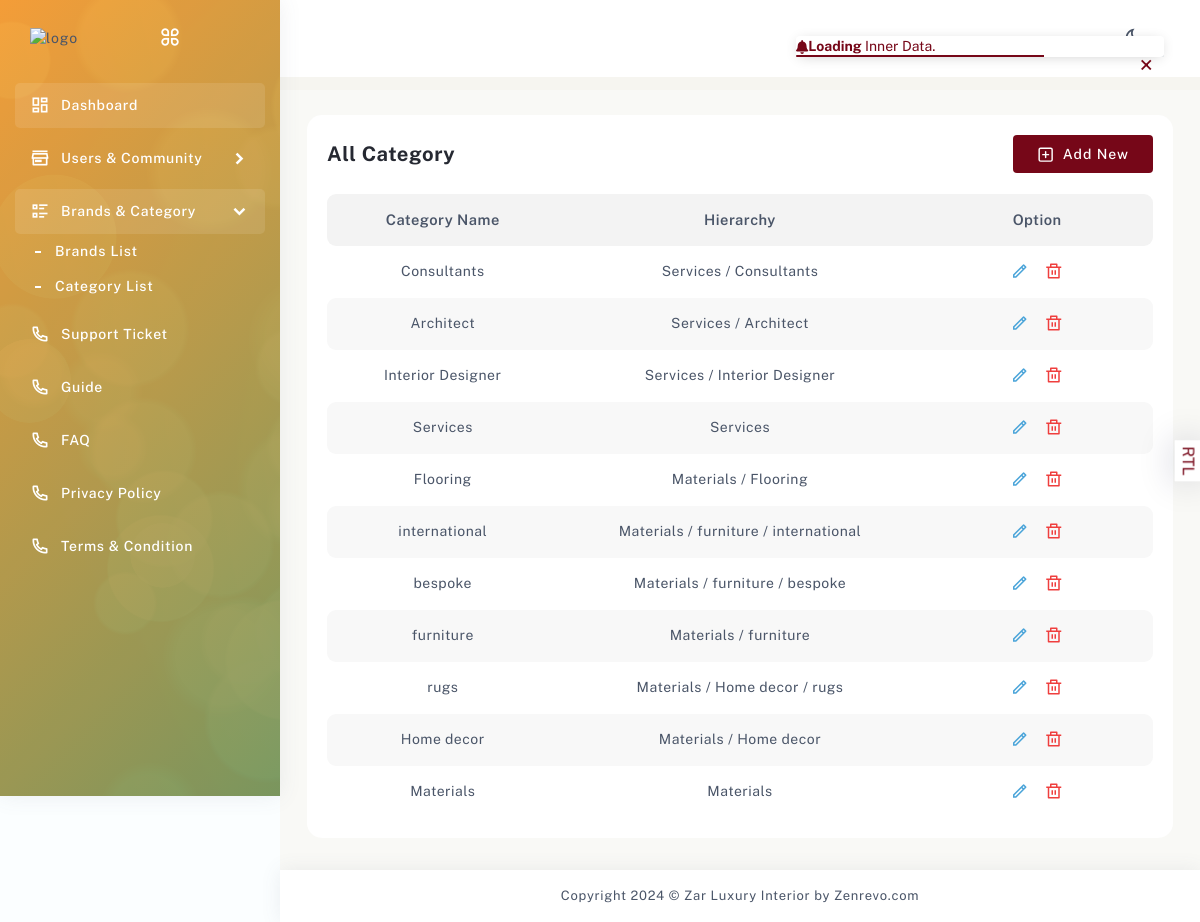
The page /dashboard/category on the database its author committed.
### home/models.py (models this page shows, shortened)
class Category(models.Model):
    name = models.CharField(max_length=100)
    image = models.ImageField(upload_to='category_images', blank=True, null=True)
    parent = models.ForeignKey('self', on_delete=models.CASCADE, related_name='children', blank=True, null=True)
    description = models.TextField(blank=True, null=True)
    class Meta:
        verbose_name_plural = "Categories"
    def get_category_hierarchy(self):
        category_hierarchy = []
        category = self
        while category:
            category_hierarchy.append(category.name)
            category = category.parent
        return " / ".join(category_hierarchy[::-1])

### home/views.py (the view, shortened to what this page needs)
# urls.py: path('category',views.all_category,name='category_list'),
def all_category(request):
    categories = Category.objects.order_by('-id').all()
    if request.GET.get('type') == 'delete':
        id = request.GET.get('id')
        category = Category.objects.get(id=id)
        category.delete()
        messages.success(request, 'Category deleted successfully.')
        return redirect('category_list')
    return render(request,'dashboard/category.html',{'title':'Category','categories':categories})

### templates/dashboard/category.html (shortened to what this page needs)
{% extends 'dashboard/template.html' %}
{% block content %}
            <div class="page-body">
                <div class="container-fluid">
                    <div class="row">
                        <div class="col-sm-12">
                            <div class="card card-table">
                                <div class="card-body">
                                    <div class="title-header option-title">
                                        <h5>All Category</h5>
                                        <a href="#" class="align-items-center btn btn-theme d-flex" data-bs-toggle="modal" data-bs-target="#addCategoryModal">
                                            <i data-feather="plus-square"></i>Add New
                                        </a>
                                    </div>
                                    <div class="table-responsive category-table">
                                        <div>
                                            <table class="table all-package theme-table" id="table_id">
                                                <thead>
                                                    <tr>
                                                        <th>Category Name</th>
                                                        <th>Hierarchy</th>
                                                        <th>Option</th>
                                                    </tr>
                                                </thead>
                                                <tbody>
                                                    {% for cat in categories %}
                                                    <tr>
                                                        <td>{{cat.name}}</td>
                                                        <td>{{cat.get_category_hierarchy}}</td>
                                                        <td>
                                                            <ul>
                                                                <li>
                                                                    <a href="#" class="align-items-center d-flex" data-bs-toggle="modal"
                                                                    data-id="{{ cat.id }}"
                                                                    data-name="{{ cat.name }}"
                                                                    data-image="{{ cat.image }}"
                                                                    data-parent="{% if cat.parent %}{{ cat.parent.id }}{% endif %}"
                                                                    data-bs-target="#editCategoryModal">
                                                                     <i class="ri-pencil-line"></i>
                                                                 </a>
                                                                </li>
                                                                <li>
                                                                    <a href="{% url 'category_list' %}?type=delete&id={{cat.id}}" >
                                                                        <i class="ri-delete-bin-line"></i>
                                                                    </a>
                                                                </li>
                                                            </ul>
                                                        </td>
                                                    </tr>
                                                    {% endfor %}
                                                </tbody>
                                            </table>
                                        </div>
                                    </div>
                                </div>
                            </div>
                        </div>
                    </div>
                </div>
            </div>
        {% endblock content %}

### rows shown on the page
Category: name "Consultants", get_category_hierarchy "Services / Consultants"
Category: name "Architect", get_category_hierarchy "Services / Architect"
Category: name "Interior Designer", get_category_hierarchy "Services / Interior Designer"
Category: name "Services", get_category_hierarchy "Services"
Category: name "Flooring", get_category_hierarchy "Materials / Flooring"
Category: name "international", get_category_hierarchy "Materials / furniture / international"
Category: name "bespoke", get_category_hierarchy "Materials / furniture / bespoke"
Category: name "furniture", get_category_hierarchy "Materials / furniture"
Category: name "rugs", get_category_hierarchy "Materials / Home decor / rugs"
Category: name "Home decor", get_category_hierarchy "Materials / Home decor"
Category: name "Materials", get_category_hierarchy "Materials"
